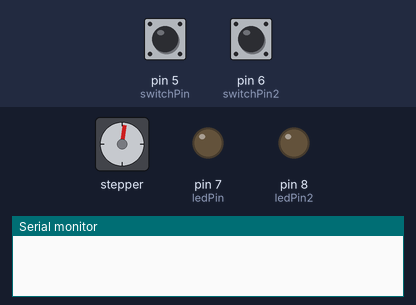
This sketch was run on a simulated Arduino Uno, built with avr-gcc and run on an emulated ATmega328P. Shown: stepper motor, output pins drawn as LEDs (lit = HIGH), the last lines printed to the serial monitor. Wiring (inferred from the names in the program): stepper motor driver (200 steps per turn assumed): step pin 3; direction pin 2. The test bench sets the inputs (shaded band); at power-on: pin 5 (switchPin) LOW, pin 6 (switchPin2) LOW. Pins used as bus, display or sensor lines are not drawn.

Above: at 1.2 s.
1.3 s: pin 5 (switchPin) pulled HIGH for 0.15 s
At 1.65 s:
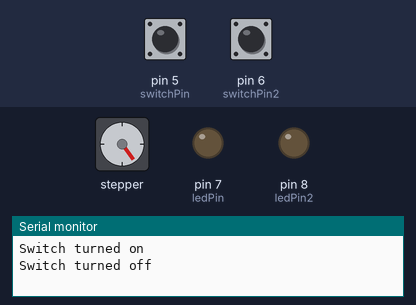
4.3 s: pin 6 (switchPin2) pulled HIGH for 0.15 s
At 4.67 s:
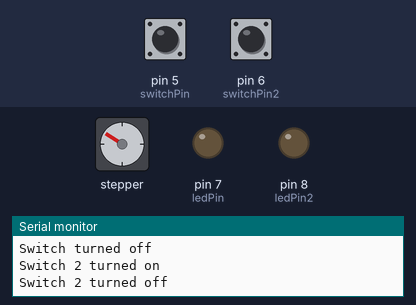
7.3 s: pin 5 (switchPin) pulled HIGH for 1 s
At 7.68 s:
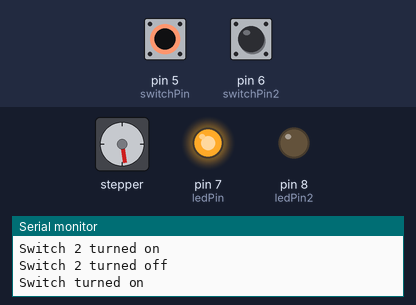
10.3 s: pin 6 (switchPin2) pulled HIGH for 1 s
At 10.69 s:
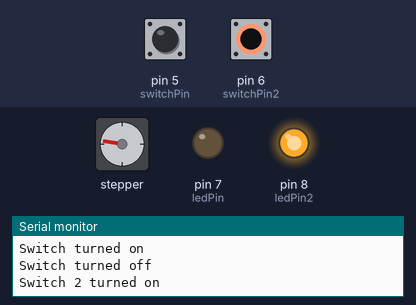
13.3 s: pin 5 (switchPin) pulled HIGH for 0.15 s
At 14.3 s:
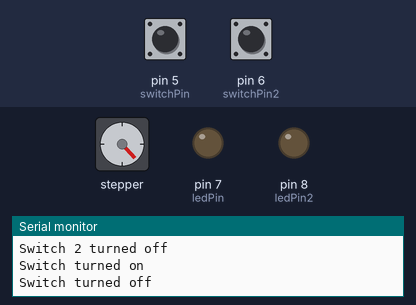
16.4 s: pin 6 (switchPin2) pulled HIGH for 3.2 s
At 16.71 s:
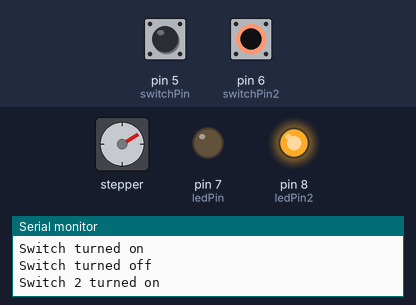
Timing chart, 0 to 24.6 s (numbered marks = the images above; inputs shaded):
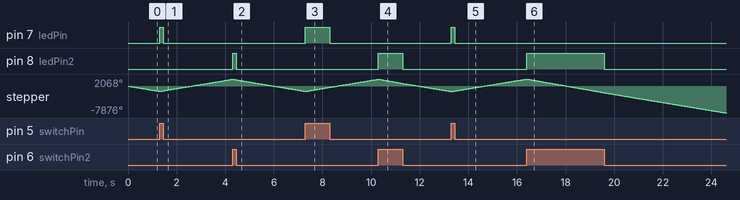

Measured:
- after the input at 1.3 s, pin 7 (ledPin): LOW → HIGH at once, → LOW 0.15 s later
- after the input at 4.3 s, pin 8 (ledPin2): LOW → HIGH at once, → LOW 0.15 s later
- after the input at 7.3 s, pin 7 (ledPin): LOW → HIGH at once, → LOW 1.0 s later
- after the input at 10.3 s, pin 8 (ledPin2): LOW → HIGH at once, → LOW 1.0 s later
- after the input at 13.3 s, pin 7 (ledPin): LOW → HIGH at once, → LOW 0.15 s later
- after the input at 16.4 s, pin 8 (ledPin2): LOW → HIGH at once, → LOW 3.2 s later

The sketch:

stepper2Switches.ino
```cpp
//PINS
int dirpin = 2;
int steppin = 3;
int switchPin = 5;
int switchPin2 = 6;
int ledPin = 7;
int ledPin2 = 8;

//vars
int speed = 500;
int switchState = 0;
int switchState2 = 0;
int direction = 0;
bool directionSwitched1 = false;
bool directionSwitched2 = false;
int counter = 0;

void setup()
{
  Serial.begin(9600);
  pinMode(dirpin, OUTPUT);
  pinMode(steppin, OUTPUT);
  pinMode(switchPin, INPUT);
  pinMode(switchPin, INPUT);
  pinMode(ledPin, OUTPUT);
  pinMode(ledPin2, OUTPUT);

  digitalWrite(dirpin, LOW);     // Set the direction.

}
void loop()
{
  switchState = digitalRead(switchPin);
  switchState2 = digitalRead(switchPin2);

  //direction = 0;

  motorSwitch();

}

void motorSwitch() {

  digitalWrite(steppin, LOW);  // This LOW to HIGH change is what creates the
  digitalWrite(steppin, HIGH); // "Rising Edge" so the easydriver knows to when to step.

  while(counter < 500) {
    if (switchState == HIGH && directionSwitched1 == false) {
      // turn LED on:
      digitalWrite(ledPin, HIGH);
      directionSwitched1 = true;
      switchDirection();
      Serial.println("Switch turned on");

    } else if (directionSwitched1 == true && switchState == LOW) {
      // turn LED off:
      digitalWrite(ledPin, LOW);
      directionSwitched1 = false;
      Serial.println("Switch turned off");
    }

    if (switchState2 == HIGH && directionSwitched2 == false) {
      // turn LED on:
      digitalWrite(ledPin2, HIGH);
      directionSwitched2 = true;
      switchDirection();
      Serial.println("Switch 2 turned on");

    } else if (switchState2 == LOW && directionSwitched2 == true) {
      // turn LED off:
      digitalWrite(ledPin2, LOW);
      directionSwitched2 = false;
      Serial.println("Switch 2 turned off");
    }

    counter++;
  }

  counter = 0;

  /**
  if (switchState2 == HIGH) {
    // turn LED on:
    digitalWrite(ledPin2, HIGH);
    switchDirection();
  } else {
    // turn LED off:
    digitalWrite(ledPin2, LOW);
  }
  **/

}

void switchDirection() {
  if (direction == 0) {
    direction = 1;
    digitalWrite(dirpin, HIGH);
  } else {
    direction = 0;
    digitalWrite(dirpin, LOW);
  }
}
```
